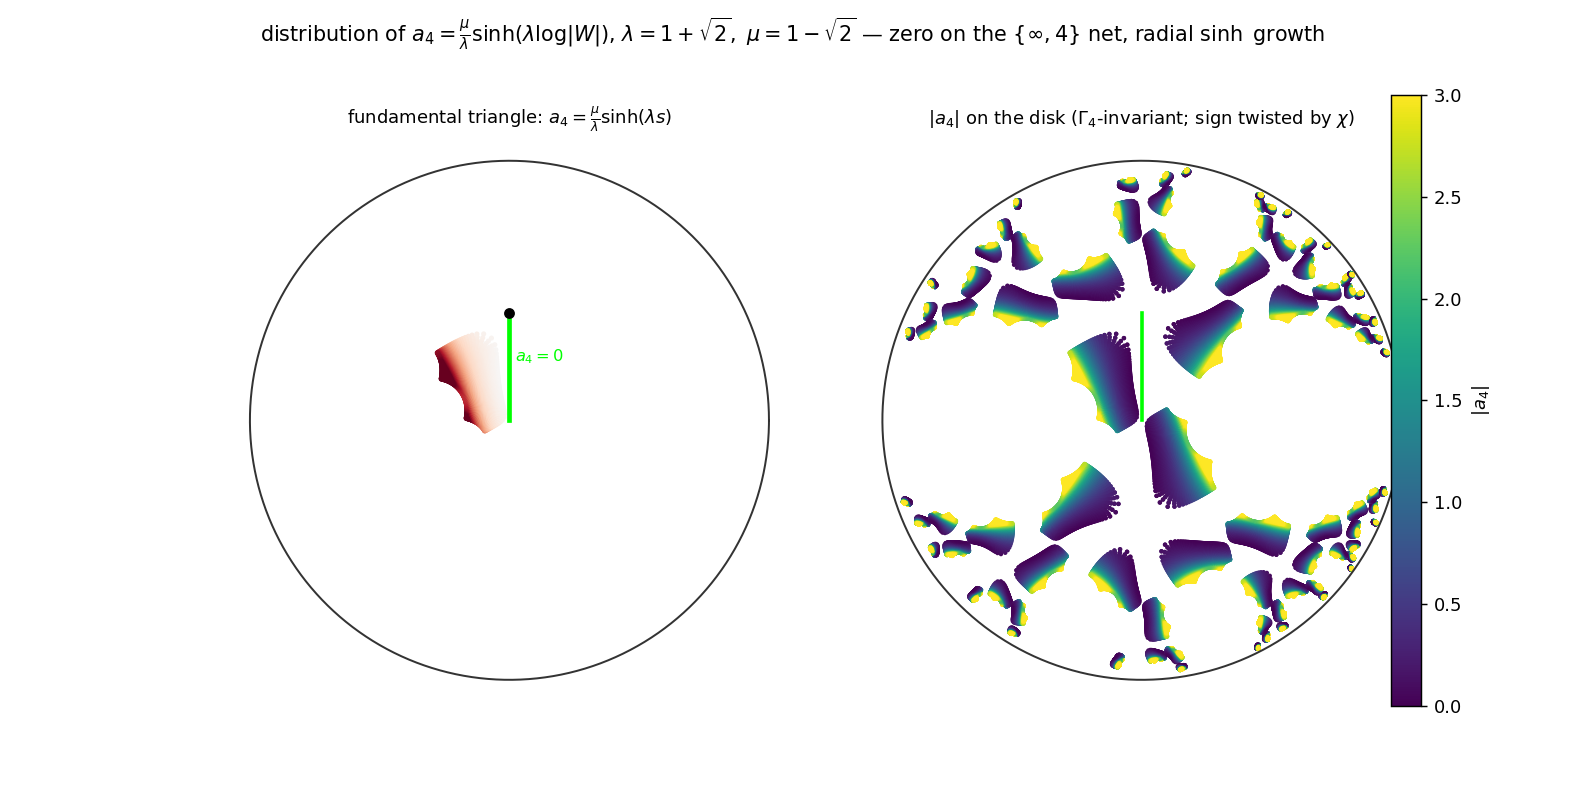

This chart was generated by the following Python code:
#!/usr/bin/env python3
"""
022 — Distribution of the Hecke assignment  a_4 = (mu/lambda) sinh(lambda s).

Computed from first principles via the Schwarz triangle map of the (2,4,inf)
triangle group:
  s(z) = z^{1/2} 2F1(5/8,5/8;3/2;z) / 2F1(1/8,1/8;1/2;z),
  S(z) = ((eps4 - i)/s(1)) s(z) + i      (S(0)=i, S(1)=eps4, S(inf)=inf),
then  F = sqrt(z/(1-z)),  W = (F-i)/(F+i),  s = log|W|,  a_4 = (mu/lambda) sinh(lambda s).

The fundamental triangle (i, eps4, inf) in the disk has vertices (0, |mu| i, 1).
a_4 = 0 on the edge z in [0,1] (the {inf,4} zero net, the vertical segment
0 -> |mu| i in the disk); it grows like sinh radially away from it.

Left : a_4 colormap on the fundamental triangle (disk), with the zero set
       (edge 0 -> |mu| i) and level-set contours.
Right: |a_4| extended to the disk by the group <J,T> (|a_4| is Gamma_4-invariant),
       so the radial pattern fills the disk; a_4 itself is twisted by the sign
       character chi (chi(J)=-1, chi(T)=+1), so adjacent faces flip sign.

STATUS: Schwarz map + S(0)=i, S(1)=eps4 verified exactly; a_4 is the paper-3
thm:q4-hecke-zero-network assignment, computed numerically here.
"""

import mpmath as mp
import numpy as np
import matplotlib
matplotlib.use("Agg")
import matplotlib.pyplot as plt
from math import sqrt, pi

mp.mp.dps = 18
SQ2 = sqrt(2.0)
EPS4C = (-1.0 + 1j) / SQ2          # eps4 complex
MUF = 1.0 - SQ2
LAMF = 1.0 + SQ2
CLIM = 3.0


def s_map(z):
    z = mp.mpc(z)
    num = mp.sqrt(z) * mp.hyp2f1(mp.mpf(5)/8, mp.mpf(5)/8, mp.mpf(3)/2, z)
    den = mp.hyp2f1(mp.mpf(1)/8, mp.mpf(1)/8, mp.mpf(1)/2, z)
    return num / den


S1 = mp.mpf(1)/2 * (mp.gamma(mp.mpf(3)/8) / mp.gamma(mp.mpf(7)/8))**2
A_COEF = (mp.mpc(EPS4C.real, EPS4C.imag) - 1j) / S1


def S_of_z(z):
    return A_COEF * s_map(z) + 1j


def a4_of_z(z):
    z = mp.mpc(z)
    F = mp.sqrt(z / (1 - z))
    W = (F - 1j) / (F + 1j)
    s_val = mp.log(abs(W))
    return (MUF / LAMF) * mp.sinh(LAMF * s_val)


def h2_to_disk(tau):
    return (tau - 1j) / (tau + 1j)


# group elements (matrices) and their sign chi
J = (0.0, -1.0, 1.0, 0.0)      # chi -1
T = (1.0, SQ2, 0.0, 1.0)       # chi +1
Tm = (1.0, -SQ2, 0.0, 1.0)     # chi +1


def apply_group(M, tau):
    a, b, c, d = M
    return (a * tau + b) / (c * tau + d)


def gen_group_words(maxlen):
    """Return list of (matrix, chi) for words in {J,T,Tm} up to maxlen."""
    words = {("",): (np.eye(2).tolist() if False else (1.0, 0.0, 0.0, 1.0), 1.0)}
    # use tuples of generator indices
    gens = [("J", J, -1.0), ("T", T, 1.0), ("Tm", Tm, 1.0)]
    out = [(J, -1.0), (T, 1.0), (Tm, 1.0)]  # seed? no, build from scratch
    out = []
    frontier = [( (1.0,0.0,0.0,1.0), 1.0 )]  # (matrix, chi)
    seen_mat = set()
    for L in range(maxlen):
        nxt = []
        for (M, ch) in frontier:
            for (gn, GM, gch) in gens:
                a,b,c,d = M
                ga,gb,gc,gd = GM
                # compose g * M  (apply g after M)
                M2 = (ga*a+gb*c, ga*b+gb*d, gc*a+gd*c, gc*b+gd*d)
                ch2 = ch * gch
                key = tuple(round(x,9) for x in M2)
                if key in seen_mat:
                    continue
                seen_mat.add(key)
                nxt.append((M2, ch2))
                out.append((M2, ch2))
        frontier = nxt
    return out


def main():
    # ---- fundamental triangle: z grid ----
    us = np.linspace(-0.4, 1.6, 90)
    vs = np.linspace(0.02, 0.9, 70)
    pts = []   # (disk_x, disk_y, a4)
    for u in us:
        for v in vs:
            z = mp.mpc(u, v)
            try:
                tau = S_of_z(z)
                a4 = a4_of_z(z)
                w = h2_to_disk(tau)
                pts.append((float(w.real), float(w.imag), float(a4)))
            except Exception:
                continue
    P = np.array(pts)
    X, Y, A = P[:, 0], P[:, 1], P[:, 2]
    A = np.clip(A, -CLIM, CLIM)

    # ---- group extension: |a4| invariant ----
    words = gen_group_words(5)
    pts2 = []
    for (M, ch) in words:
        for (x, y, a) in pts:
            tau = 1j * (1 + (x + 1j*y)) / (1 - (x + 1j*y))  # disk -> H
            tau2 = apply_group(M, tau)
            w2 = h2_to_disk(tau2)
            pts2.append((float(w2.real), float(w2.imag), abs(a)))
    P2 = np.array(pts2)
    X2, Y2, A2 = P2[:, 0], P2[:, 1], P2[:, 2]
    A2 = np.clip(A2, 0, CLIM)

    fig, (ax1, ax2) = plt.subplots(1, 2, figsize=(12.2, 6.1))
    th = np.linspace(0, 2*pi, 400)
    for ax in (ax1, ax2):
        ax.plot(np.cos(th), np.sin(th), color="0.2", lw=1.1)

    sc1 = ax1.scatter(X, Y, c=A, cmap="RdBu_r", s=8, vmin=-CLIM, vmax=CLIM,
                      linewidths=0)
    # zero set = edge 0 -> |mu| i (vertical segment in disk)
    ax1.plot([0, 0], [0, abs(MUF)], color="lime", lw=2.6, zorder=5)
    ax1.plot([0], [abs(MUF)], marker="o", ms=5, color="k", zorder=6)
    ax1.text(0.02, abs(MUF)*0.55, r"$a_4=0$", color="lime", fontsize=9)
    ax1.set_title(r"fundamental triangle: $a_4=\frac{\mu}{\lambda}\sinh(\lambda s)$",
                  fontsize=10)
    ax1.set_aspect("equal"); ax1.set_xticks([]); ax1.set_yticks([])
    for sp in ax1.spines.values():
        sp.set_visible(False)

    sc2 = ax2.scatter(X2, Y2, c=A2, cmap="viridis", s=6, vmin=0, vmax=CLIM,
                      linewidths=0)
    ax2.plot([0, 0], [0, abs(MUF)], color="lime", lw=2.0, zorder=5)
    ax2.set_title(r"$|a_4|$ on the disk ($\Gamma_4$-invariant; sign twisted by "
                  r"$\chi$)", fontsize=10)
    ax2.set_aspect("equal"); ax2.set_xticks([]); ax2.set_yticks([])
    for sp in ax2.spines.values():
        sp.set_visible(False)

    cb = fig.colorbar(sc2, ax=[ax1, ax2], fraction=0.03, pad=0.02)
    cb.set_label(r"$|a_4|$")
    fig.suptitle(
        r"distribution of $a_4=\frac{\mu}{\lambda}\sinh(\lambda\log|W|)$, "
        r"$\lambda=1+\sqrt{2},\ \mu=1-\sqrt{2}$ — zero on the $\{\infty,4\}$ net, "
        r"radial $\sinh$ growth", fontsize=11.5)
    fig.subplots_adjust(top=0.83, wspace=0.06)
    out = "/Users/mingli/AEG/aeg-paper/notes/general/022-a4-distribution.png"
    fig.savefig(out, dpi=130)
    print("saved:", out, " (pts:", len(pts), "extended:", len(pts2), ")")


if __name__ == "__main__":
    main()
